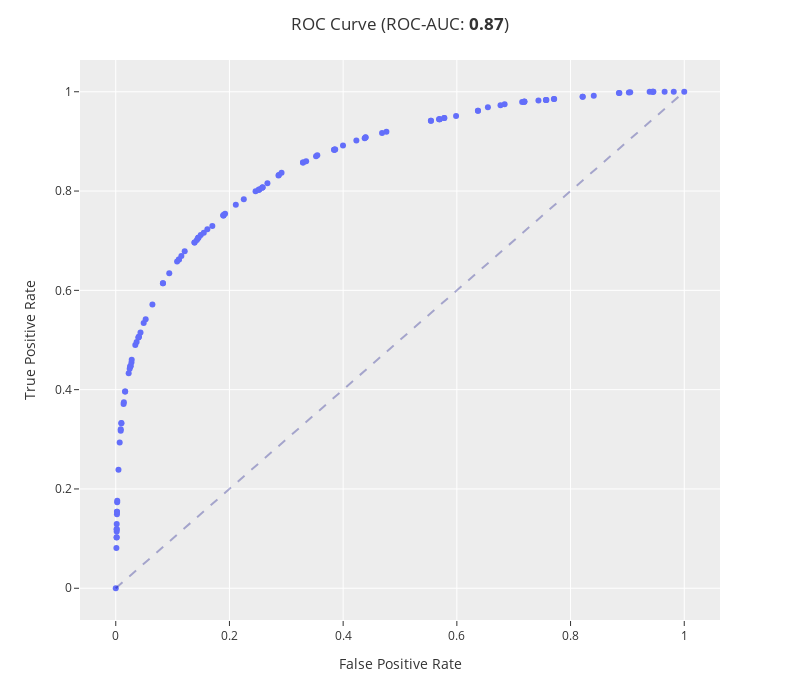

Here is the notebook cell this chart was saved with:
### Code cell
fig = px.scatter(x=fpr, y=tpr)

fig.update_layout(
    height=700,
    width=800,
    autosize=False,
    shapes=[
        dict(
            type='line',
            x0=0,
            y0=0,
            x1=1,
            y1=1,
            line=dict(color='navy', width=2, dash='dash'),
        )
    ],
    title=f'ROC Curve (ROC-AUC: <b>{roc_auc:.2f}</b>)',
    xaxis=dict(title='False Positive Rate'),
    yaxis=dict(title='True Positive Rate'),
    template='ggplot2',
)

# fig.write_html(
#     Path(IMAGE_OUT,f'plot_roc_curve.html')
# )

fig.show()
